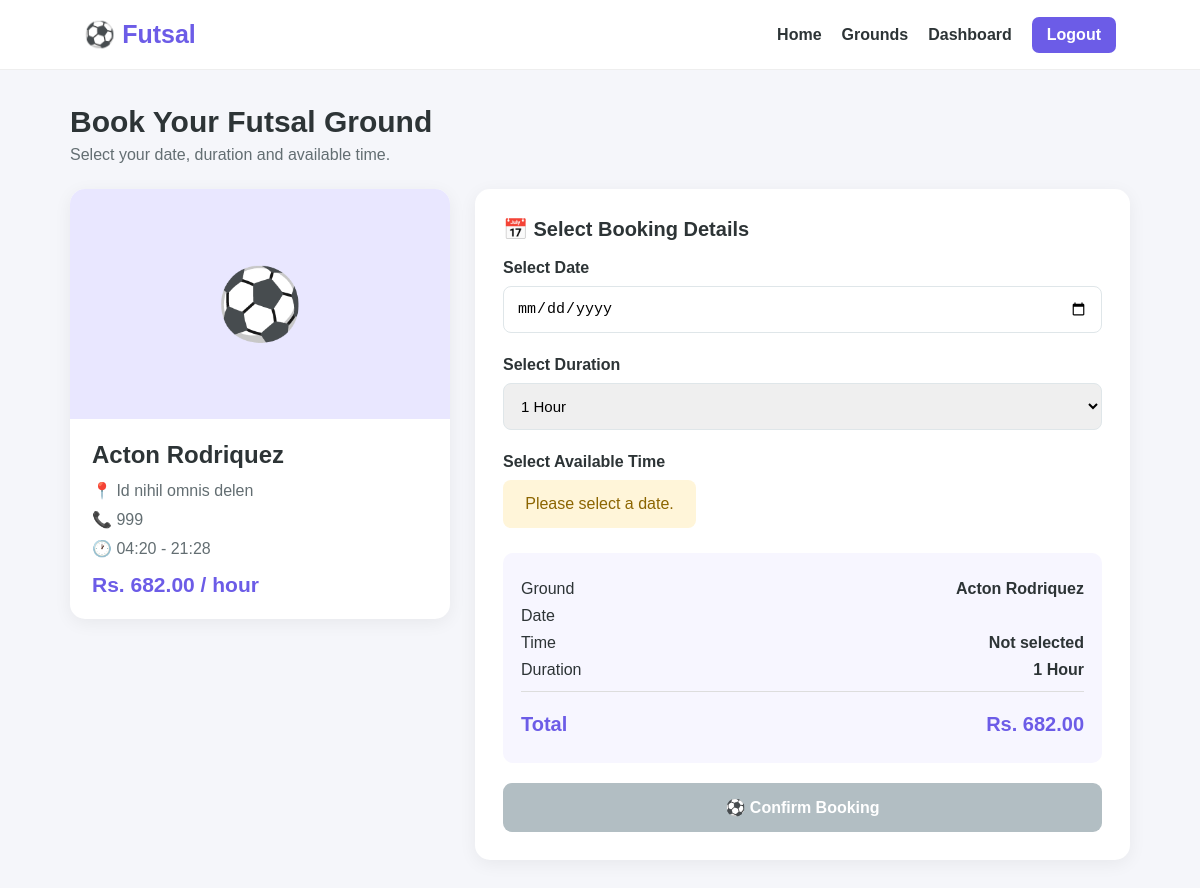
The page /book/6 (signed in) on the database as committed earlier.
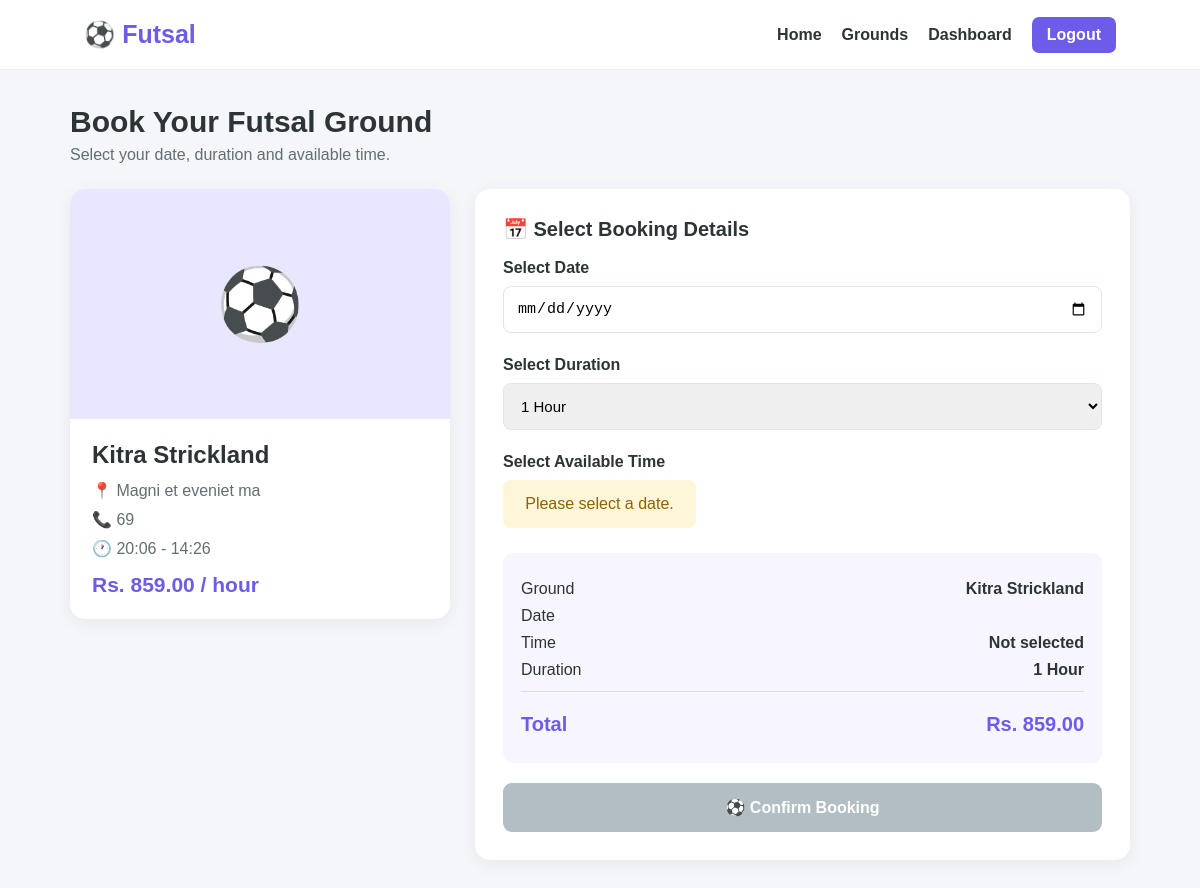
The same page on the database as committed later.
### tables this page shows
CREATE TABLE grounds (
            id INTEGER PRIMARY KEY AUTOINCREMENT,
            name TEXT NOT NULL,
            location TEXT NOT NULL,
            price INTEGER NOT NULL,
            contact TEXT,
            opening_time TEXT,
            closing_time TEXT,
            description TEXT,
            image TEXT
        );

### app.py (the view, shortened to what this page needs)
@app.route("/book/<int:ground_id>", methods=["GET", "POST"])
@login_required
def book_ground(ground_id):
    conn = get_db()
    ground = conn.execute(
        "SELECT * FROM grounds WHERE id = ?",
        (ground_id,)
    ).fetchone()
    if ground is None:
        conn.close()
        flash("Ground not found.", "danger")
        return redirect(url_for("grounds"))
    if request.method == "GET":
        conn.close()
        return render_template("book.html", ground=ground)

### app.py (called while the page is built, shortened)
def get_db():
    conn = sqlite3.connect(
        DATABASE
    )
    conn.row_factory = sqlite3.Row
    conn.execute(
        "PRAGMA foreign_keys = ON"
    )
    return conn

def login_required(view_function):
    @wraps(view_function)
    def wrapper(*args, **kwargs):
        return view_function(
            *args,
            **kwargs
        )
    return wrapper

### templates/book.html (shortened to what the changed rows need)
<!DOCTYPE html>
<html lang="en">
<head>
</head>
<body>
<div class="container">
    <div class="page-title">
        <h1>
            Book Your Futsal Ground
        </h1>
    </div>
    <div class="booking-layout">
        <div class="ground-card">
            <div class="ground-info">
                <h2>
                    {{ ground['name'] }}
                </h2>
                <div class="info-row">
                    📍 {{ ground['location'] }}
                </div>
                {% if ground['contact'] %}
                    <div class="info-row">
                        📞 {{ ground['contact'] }}
                    </div>
                {% endif %}
                <div class="info-row">
                    🕐
                    {{ ground['opening_time'] }}
                    -
                    {{ ground['closing_time'] }}
                </div>
                <div class="price">
                    Rs. {{ "%.2f"|format(
                        ground['price']|float
                    ) }}
                    / hour
                </div>
            </div>
        </div>
        <div class="booking-card">
            <form
                method="POST"
                action="{{ url_for(
                    'book_ground',
                    ground_id=ground['id']
                ) }}"
                id="bookingForm"
            >
                <div class="summary">
                    <div class="summary-row">
                        <span>
                            Ground
                        </span>
                        <strong>
                            {{ ground['name'] }}
                        </strong>
                    </div>
                    <div class="summary-total">
                        <div class="summary-row">
                            <span>
                                Rs.
                                <span id="totalPrice">
                                    {{ "%.2f"|format(
                                        ground['price']|float
                                    ) }}
                                </span>
                            </span>
                        </div>
                    </div>
                </div>
            </form>
        </div>
    </div>
</div>
</body>
</html>

Rows that differ between the two databases and show on the page:
changed grounds: name "Acton Rodriquez" → "Kitra Strickland"; location "Id nihil omnis delen" → "Magni et eveniet ma"; contact "999" → "69"; opening_time "04:20" → "20:06"; closing_time "21:28" → "14:26"; price "682.00" → "859.00"
